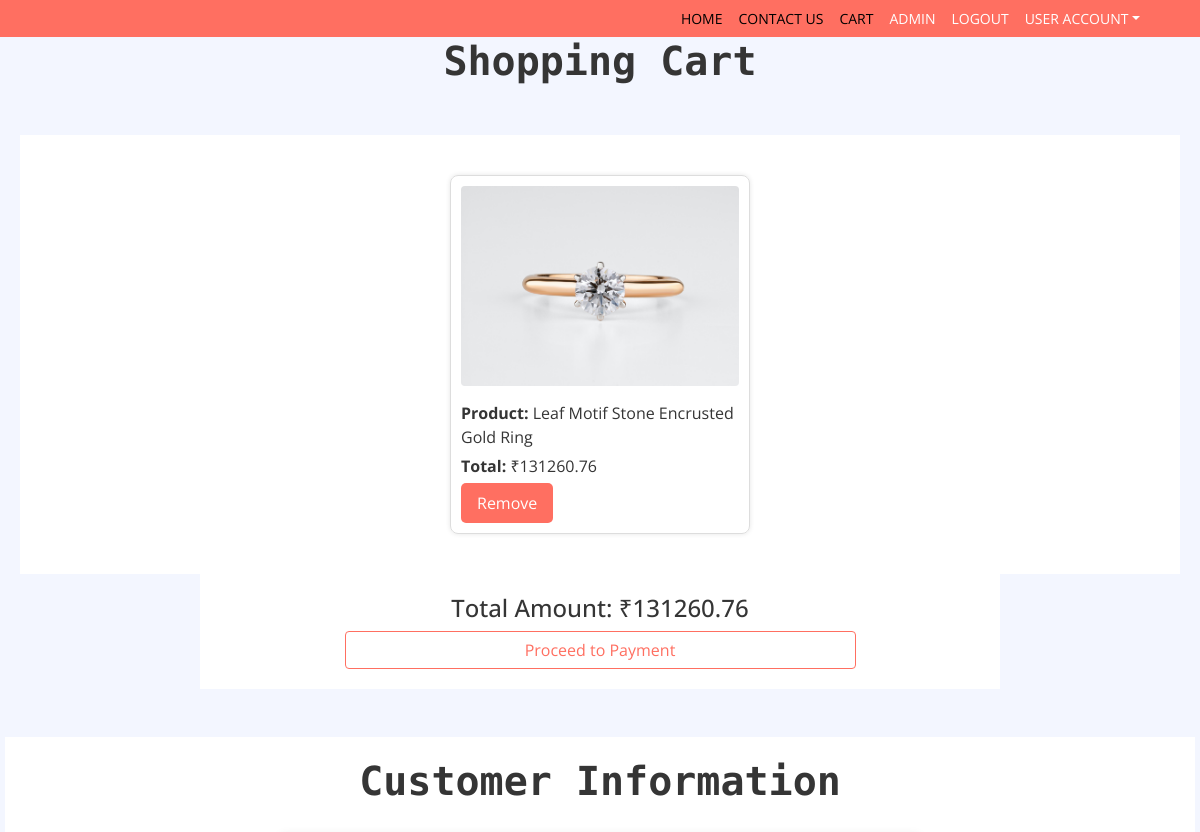
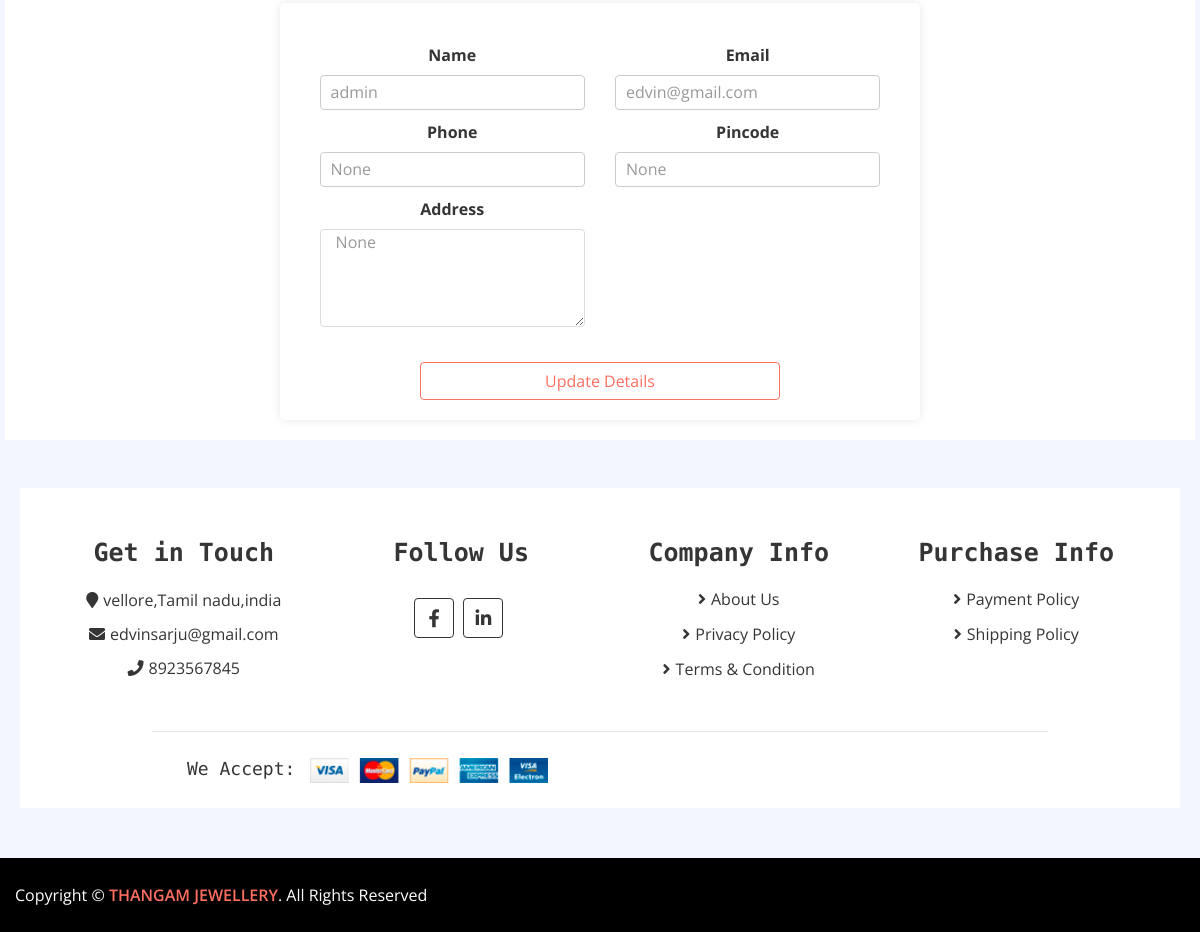
The app's page /view_cart/2/ (signed in) with its own data (2 pictures, top to bottom).
### userapp/models.py (models this page shows, shortened)
class CustomUser(AbstractUser):
    ADMIN=1
    STAFF=2
    CUSTOMER=3
    USER_TYPES = (
        (ADMIN, 'Admin'),
        (STAFF, 'Staff'),
        (CUSTOMER, 'Customer'),
    )
    GENDER_CHOICES = (
        ('male', 'Male'),
        ('female', 'Female'),
        ('other', 'Other'),
    )
    user_type = models.PositiveSmallIntegerField(choices=USER_TYPES, default='3')
    username=models.CharField(max_length=50,unique=True)
    email = models.EmailField(max_length=100, unique=True)
    password = models.CharField(max_length=128)
    phone_number = models.CharField(max_length=15, blank=True, null=True)
    address = models.CharField(max_length=255, blank=True, null=True)
    pincode = models.CharField(max_length=10, blank=True, null=True)
    gender = models.CharField(max_length=10, choices=GENDER_CHOICES, blank=True, null=True)
    is_admin = models.BooleanField(default=False)
    is_staff = models.BooleanField(default=False)
    is_active = models.BooleanField(default=True)
    is_superadmin = models.BooleanField(default=False)

class ShoppingCart(models.Model):
    user = models.ForeignKey(settings.AUTH_USER_MODEL, on_delete=models.CASCADE)
    product = models.ForeignKey(Product, on_delete=models.CASCADE)
    quantity = models.PositiveIntegerField(default=1)
    def calculate_total_price(self):
        return self.quantity * self.product.sale_price

class Product(models.Model):
    product_id = models.AutoField(primary_key=True)
    product_name = models.CharField(max_length=255)
    category = models.CharField(max_length=100)
    subcategory = models.CharField(max_length=100)
    purity_of_gold = models.CharField(max_length=10, default='18k')
    quantity = models.IntegerField(default=1)
    description = models.TextField()
    status = models.CharField(max_length=20, choices=(("active", "Active"), ("inactive", "Inactive")))
    product_image = models.ImageField(upload_to='product_images/')
    price = models.DecimalField(max_digits=10, decimal_places=2)
    discount = models.DecimalField(max_digits=5, decimal_places=2, default=0)
    making_charge = models.DecimalField(max_digits=10, decimal_places=2, default=0)
    gold_value = models.DecimalField(max_digits=10, decimal_places=2, default=0)
    stone_cost = models.DecimalField(max_digits=10, decimal_places=2, default=0)
    gst_rate = models.DecimalField(max_digits=5, decimal_places=2, default=0)
    sale_price = models.DecimalField(max_digits=10, decimal_places=2, blank=True, null=True)
    gold_weight = models.DecimalField(max_digits=10, decimal_places=2, default=0) # New field for gold weight

### userapp/views.py (the view, shortened to what this page needs)
# urls.py: path('view_cart/<int:product_id>/', views.view_cart, name='view_cart'),
@login_required
def view_cart(request, product_id=None):
    cart_items = ShoppingCart.objects.filter(user=request.user)
    total_price = calculate_total_price(cart_items)
    return render(request, 'view_cart.html', {'cart_items': cart_items, 'total_price': total_price})

### userapp/views.py (called while the page is built)
def calculate_total_price(cart_items):
    total_price = 0
    for item in cart_items:
        total_price += item.product.sale_price * item.quantity
    return total_price

### template/view_cart.html (shortened to what this page needs)
{% load static %}
<!DOCTYPE html>
<html lang="en">
<head>
    <link href="https://stackpath.bootstrapcdn.com/bootstrap/4.4.1/css/bootstrap.min.css" rel="stylesheet">
    <link href="https://cdnjs.cloudflare.com/ajax/libs/font-awesome/5.10.0/css/all.min.css" rel="stylesheet">
    <link href="{% static 'lib/slick/slick.css' %}" rel="stylesheet">
    <link href="{% static 'lib/slick/slick-theme.css' %}" rel="stylesheet">
    <link href="{% static 'css/style.css' %}" rel="stylesheet">
</head>
<body>
    <div class="nav">
        <div class="container-fluid">
            <nav class="navbar navbar-expand-md bg-dark navbar-dark">
                <div class="collapse navbar-collapse justify-content-between" id="navbarCollapse">
                    <div class="navbar-nav ml-auto">
                        <a href="{% url 'loginview' %}" class="nav-item nav-link active">HOME</a>
                        <a href="{% url 'contact' %}" class="nav-item nav-link active">Contact Us</a>
                        <a href="#" class="nav-item nav-link active">Cart</a>
                        {% if user.is_authenticated %}
                            <a href="" class="nav-item nav-link" style="color: white;">{{ user.username }}</a>
                            <a href="{% url 'logout' %}" class="nav-item nav-link" style="color: white;">Logout</a>
                        {% else %}
                            <a href="{% url 'login' %}" class="nav-item nav-link" style="color: white;">Login</a>
                        {% endif %}
                        <div class="nav-item dropdown">
                            <a href="#" class="nav-link dropdown-toggle" data-toggle="dropdown">User account</a>
                        </div>
                    </div>
                </div>
            </nav>
        </div>
    </div>
    <h1>Shopping Cart</h1>
    <div class="wishlist-page">
        <div class="wishlist-page-inner">
            {% if cart_items %}
                {% for item in cart_items %}
                    <div class="cart-item" id="cart-item-{{ item.id }}">
                        <div class="product-image">
                            <img src="{{ item.product.product_image.url }}" alt="{{ item.product.product_name }}">
                        </div>
                        <div class="product-details">
                            <p><strong>Product:</strong> {{ item.product.product_name }}</p>
                            <p><strong>Total:</strong> ₹{{ item.calculate_total_price }}</p>
                        </div>
                        <div>
                            <form method="post" action="{% url 'remove_from_cart' item.id %}">
                                <button type="submit">Remove</button>
                            </form>
                        </div>
                    </div>
                {% endfor %}
            {% else %}
                <p>Your cart is empty.</p>
            {% endif %}
    </div>
  <center>
  <div class="container">
    <div class="row">
        <div class="col-md-12 total-amount-container">
            <h4 style="margin: 5; display: inline-block;">Total Amount: <span id="total-amount"> ₹{{ total_price }} </span></h4>
            <a href="{% url 'payment' %}" class="btn btn-primary" style="display: inline-block;">Proceed to Payment</a>
        </div>
    </div>
</div>
   <br><br>
   <div class="edit-container">
    <div class="row">
        <center>
            <h1> Customer Information</h1>
        <div class="col-md-7">
            <section id="edit-customer-info">
                <div class="contact-form">
                    <form method="post" action="{% url 'update_customer_info' %}">
                        <div class="row">
                            <div class="col-md-6">
                                <label for="name">Name</label>
                                <input type="text" class="form-control" name="name" id="name" value="{{ user.username }}" required>
                            </div>
                            <div class="col-md-6">
                                <label for="email">Email</label>
                                <input type="email" class="form-control" name="email" id="email" value="{{ user.email }}" required>
                            </div>
                            <div class="col-md-6">
                                <label for="phone">Phone</label>
                                <input type="tel" class="form-control" name="phone" id="phone" value="{{ user.phone_number }}" required>
                            </div>
                            <div class="col-md-6">
                                <label for="pincode">Pincode</label>
                                <input type="text" class="form-control" name="pincode" id="pincode" value="{{ user.pincode }}" required>
                            </div>
                            <div class="col-md-6">
                                <label for="address">Address</label>
                                <textarea class="form-control" name="address" id="address" rows="4" required>{{ user.address }}</textarea>
                            </div>
                        </div>
                        <button type="submit" class="btn btn-primaryy">Update Details</button>
                    </form>
                </div>
            </section>
        </div>
    </div>
</div>
    <br><br>
    <div class="footer">
        <div class="container-fluid">
            <div class="row">
                <div class="col-lg-3 col-md-6">
                    <div class="footer-widget">
                        <h2>Get in Touch</h2>
                        <div class="contact-info">
                            <p><i class="fa fa-map-marker"></i>vellore,Tamil nadu,india</p>
                            <p><i class="fa fa-envelope"></i>edvinsarju@gmail.com</p>
                            <p><i class="fa fa-phone"></i>8923567845</p>
                        </div>
                    </div>
                </div>
                <div class="col-lg-3 col-md-6">
                    <div class="footer-widget">
                        <h2>Follow Us</h2>
                        <div class="contact-info">
                            <div class="social">
                                <a href=""><i class="fab fa-facebook-f"></i></a>
                                <a href=""><i class="fab fa-linkedin-in"></i></a>
                            </div>
                        </div>
                    </div>
                </div>
                <div class="col-lg-3 col-md-6">
                    <div class="footer-widget">
                        <h2>Company Info</h2>
                        <ul>
                            <li><a href="#">About Us</a></li>
                            <li><a href="#">Privacy Policy</a></li>
                            <li><a href="#">Terms & Condition</a></li>
                        </ul>
                    </div>
                </div>
                <div class="col-lg-3 col-md-6">
                    <div class="footer-widget">
                        <h2>Purchase Info</h2>
                        <ul>
                            <li><a href="#">Payment Policy</a></li>
                            <li><a href="#">Shipping Policy</a></li>
                        </ul>
                    </div>
                </div>
            </div>
            <div class="row payment align-items-center">
                <div class="col-md-6">
                    <div class="payment-method">
                        <h2>We Accept:</h2>
                        <img src="{% static 'img/payment-method.png' %}" alt="Payment Method" />
                    </div>
                </div>
                    </div>
                </div>
            </div>
        </div>
<div class="footer-bottom">
            <div class="col-md-5 copyright">
                <p>Copyright &copy; <a href="#">THANGAM JEWELLERY</a>. All Rights Reserved</p>
            </div>
    </div>
</body>
</html>

### static/css/style.css (style rules this page uses)
body { color: #353535; font-family: 'Open Sans', sans-serif; font-weight: 400; background: #f3f6ff; }
a { color: #FF6F61; }
h1 { font-family: 'Source Code Pro', monospace; font-weight: 900; }
h2 { font-family: 'Source Code Pro', monospace; font-weight: 700; }
@media (min-width: 992px) { .container-fluid { padding-right: 60px; padding-left: 60px; } }
.form-control, .custom-select { width: 100%; height: 35px; padding: 0 15px; color: #999999; border: 1px solid #dddddd; margin-bottom: 15px }
.btn { color: #FF6F61; background: #ffffff; border: 1px solid #FF6F61; }
.nav { position: relative; }
@media (min-width: 992px) { .nav .container-fluid { padding-left: 52px; padding-right: 52px; } }
.nav .navbar { height: 100%; padding: 0; }
@media (min-width: 768px) { .nav, .nav .navbar { background: #FF6F61 !important; } }
@media (min-width: 768px) { .nav .navbar-dark a.nav-link { color: #ffffff; font-size: 14px; text-transform: uppercase; } }
@media (min-width: 768px) { .nav .navbar-dark a.nav-link:hover, .nav .navbar-dark a.nav-link.active { color: #000000; } }
.wishlist-page { position: relative; padding: 30px 0; }
.wishlist-page .wishlist-page-inner { padding: 30px; background: #ffffff; }
.footer { position: relative; padding: 30px 0 0 0; background: #ffffff; }
.footer .footer-widget { position: relative; width: 100%; margin-bottom: 30px; }
.footer .footer-widget h2 { font-size: 25px; white-space: nowrap; margin-bottom: 20px; }
.footer .footer-widget ul { margin: 0; padding: 0; list-style: none; }
.footer .footer-widget ul li { margin-bottom: 12px; }
.footer .footer-widget ul li:last-child { margin-bottom: 0; }
.footer .footer-widget ul li a { color: #353535; white-space: nowrap; display: block; line-height: 23px; transition: all .3s; }
.footer .footer-widget ul li a::before { content: '\f105'; font-family: 'Font Awesome 5 Free'; font-weight: 900; padding-right: 5px; }
.footer .contact-info p { margin-bottom: 10px; font-size: 16px; }
.footer .contact-info p i { margin-right: 5px; }
.footer .social { position: relative; width: 100%; }
.footer .social a { display: inline-block; margin: 10px 5px 0 0; width: 40px; height: 40px; padding: 6px 0; text-align: center; font-size: 18px; color: #353535; border: 1px solid #353535; border-radius: 4px; transition: all .3s; }
.footer .payment { padding-top: 25px; padding-bottom: 25px; border-top: 1px solid rgba(0,0,0,.1); }
@media (min-width: 992px) { .footer .payment { max-width: 80%; margin: 0 auto; } }
.footer .payment-method, .footer .payment-security { overflow: hidden; }
.footer .payment-method { text-align: left; }
.footer .payment-method h2, .footer .payment-security h2 { display: inline-block; margin: 0 10px 0 0; font-size: 18px; font-weight: 400; line-height: 22px; }
.footer .payment-method img, .footer .payment-security img { height: 25px; }
.footer-bottom { position: relative; padding: 25px 0; background: #000000; }
.footer-bottom .copyright { text-align: left; }
.footer-bottom .copyright p, .footer-bottom .template-by p { color: #ffffff; font-weight: 400; margin: 0; }
.footer-bottom .copyright p a, .footer-bottom .template-by p a { font-weight: 600; }

### records on screen
CustomUser: username "ADMIN", name "admin", email "edvin@gmail.com", phone "None", pincode "None", address "None"
ShoppingCart: product.product_image (picture), product.product_name "Leaf Motif Stone Encrusted Gold Ring", calculate_total_price "131260.76"

### other values on screen
{{ total_price }} "131260.76"
